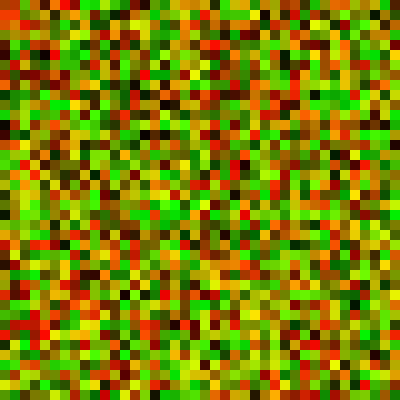
Frame 1 (no input)
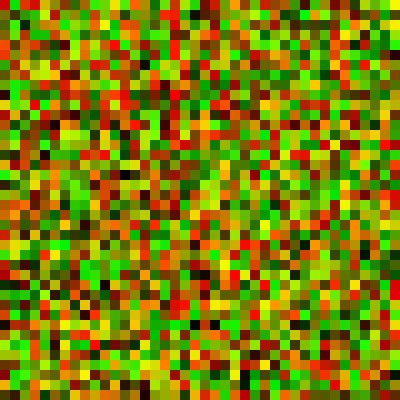
Frame 60 (the mouse pressed at the canvas centre just before this capture)
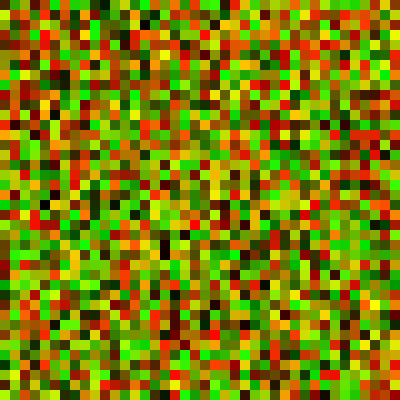
Frame 120 (the mouse held since frame 60 and released just before this capture)

The Processing sketch that drew these frames (run headless with seeded random() and noise(); from frame 60 on, the mouse is pressed at the canvas centre):

// Processing sketch: processing_124988
// ── processing_124988.pde

void setup () {
  size(400,400);
}

void draw() {
  
  for (int x=0; x<width; x+=10){
      for (int y=0; y<height; y+=10){
    noStroke();
    fill(random(255),random(255),0);
    rect(x,y,10,10);
      }   
  }
  
}
